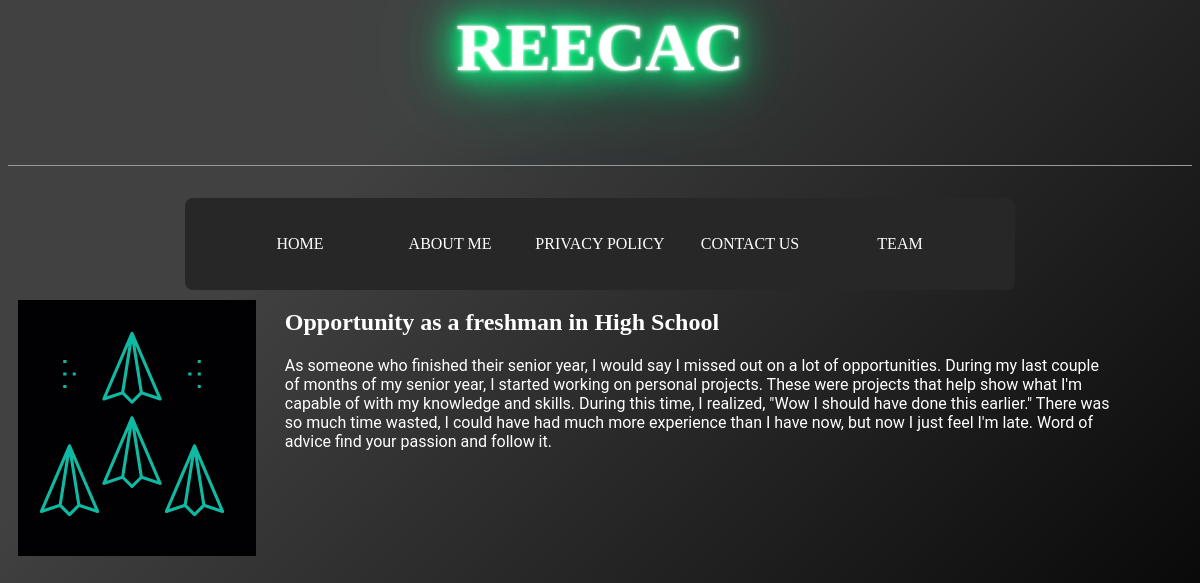
The app's page /post/1/ with its own data.
### blog/models.py (models this page shows, shortened)
class Post(models.Model):
    title = models.CharField(max_length=200)
    author = models.ForeignKey(
        'auth.User',
        on_delete=models.CASCADE,
    )
    body = models.TextField()
    img = models.CharField(max_length=60)

### blog/views.py (the view)
# urls.py: path('post/<int:pk>/', BlogDetailView.as_view(), name='post_detail'),
class BlogDetailView(DetailView):
    model = Post
    template_name = 'post_detail.html'

### blog/templates/post_detail.html (shortened to what this page needs)
{% extends 'base.html' %}
{% load static %}
{% block content %}
<div class="column-img">
    {% with 'img/'|add:post.img|add:'.PNG' as image_static %}
    <img src="{% static image_static %}"/>
    {% endwith %}
</div>
<div class="column-text">
    <h2 style="color:white">{{ post.title }}</h2>
    <p class="body-text">{{ post.body }}</p>
</div>
{% endblock content %}

### blog/static/css/base.css (style rules this page uses)
body { background-color: #000000; background-image: linear-gradient(315deg, #000000 0%, #414141 74%); }
.column-img { width: 20%; float: left; padding: 10px; }
.column-text { float: left; width: 70%; padding-left: 20px; padding-right: 20px; }
.body-text { font-family: roboto; color: white; }

### records on screen
Post: title "Opportunity as a freshman in High School", body "As someone who finished their senior year, I would say I missed out on a lot of opportunities. During my last couple of months of my senior year, I started working on personal projects. These were projects that help show what I'm capable of with my knowledge and skills. During this time, I realized, \"Wow I should have done this earlier.\" There was so much time wasted, I could have had much more experience than I have now, but now I just feel I'm late. Word of advice find your passion and follow it."
